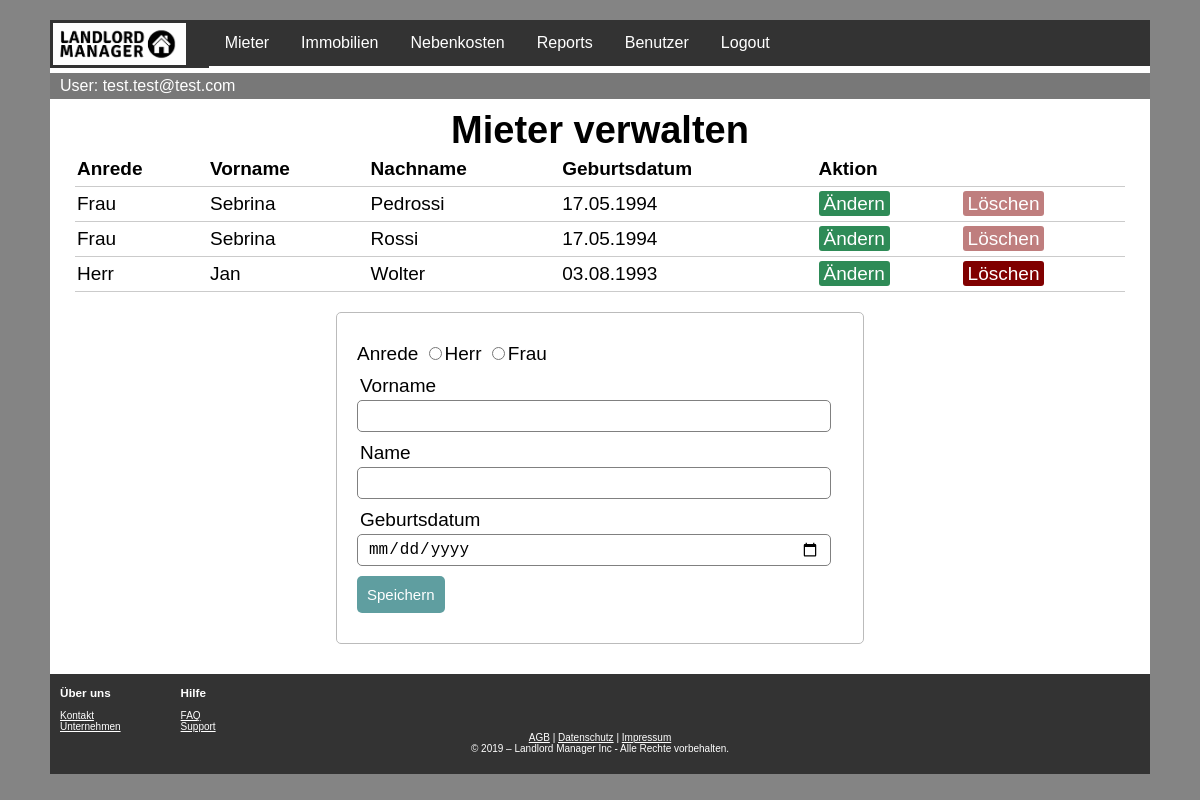
Screenshot of /mieter.php (signed in) with the database file from the repository.
### tables this page shows
CREATE TABLE mieter (
  mieterID int(11) NOT NULL PRIMARY KEY AUTO_INCREMENT,
  anrede varchar(20) NOT NULL,
  vorname varchar(100) NOT NULL,
  name varchar(100) NOT NULL,
  geburtsdatum DATE NOT NULL
);

### mieterDB.php (called while the page is built, shortened)
<?php
$anrede = "";
$vorname = "";
$name = "";
$geburtsdatum = "";
$update = false;
?>

### mieter.php (the view, shortened to what this page needs)
<?php
include 'topbar.inc.php';
?>
<html>
    <head>
        <link href="./CSS/style.css" rel="stylesheet" type="text/css">
        <link href="./CSS/topbar.css" rel="stylesheet" type="text/css">
        <link href="./CSS/footer.css" rel="stylesheet" type="text/css">
    </head>
    <body>
        <div class="pagecontent">
        <?php
        include('mieterDB.php');
            ?>
        <?php
        $abfrage = "SELECT * from mieter ORDER BY name";
        $res = mysqli_query($link, $abfrage) or die("Abfrage hat nicht geklappt");
        ?>
            <h1>Mieter verwalten</h1>
            <table>
                <thead>
                    <tr>
                        <th>Anrede</th>
                        <th>Vorname</th>
                        <th>Nachname</th>
                        <th>Geburtsdatum</th>
                        <th colspan="2">Aktion</th>
                    </tr>
                </thead>
                <?php
                while ($row = mysqli_fetch_array($res)) {
                    $datumalt = strtotime($row['geburtsdatum']);
                    $datum = date("d.m.Y", $datumalt);
                    ?>
                    <tr>
                        <td><?php echo $row['anrede']; ?></td>
                        <td><?php echo $row['vorname']; ?></td>
                        <td><?php echo $row['name']; ?></td>
                        <td><?php echo $datum; ?></td>
                        <td>
                            <a href="mieter.php?edit= <?php echo $row['mieterID']; ?>" class="edit_btn" >Ändern</a>
                        </td>
                        <td>
                            <?php
                            $mieter_id = $row['mieterID'];
                            $abfrage_mietvertraege = "SELECT count(*) AS mietvertraege FROM mietvertrag WHERE FK_mieterID=$mieter_id";
                            $res_mietvertraege = mysqli_query($link, $abfrage_mietvertraege) or die("Abfrage hat nicht geklappt");
                            $has_mietvertraege = (int) current(mysqli_fetch_array($res_mietvertraege)) > 0;
                            ?>
                            <a href="mieterDB.php?del=<?php echo $row['mieterID']; ?>" class="del_btn <?php if ($has_mietvertraege) echo "disabled" ?>" >Löschen</a>
                        </td>
                    </tr>
                <?php } ?>
            </table>
            <form method="post" action="mieterDB.php" >
                <div class="input-radio">
                    <label>Anrede</label>
                    <input type="radio" name="anrede" id="anrede-herr" value="Herr" required <?php echo $anrede == "Herr" ? 'checked' : ""; ?>><label for="anrede-herr">Herr</label>
                    <input type="radio" name="anrede" id="anrede-frau" value="Frau" <?php echo $anrede == "Frau" ? 'checked' : ""; ?>><label for="anrede-frau">Frau</label>
                </div>
                <div class="input-group">
                    <label>Vorname</label>
                    <input type="text" name="vorname" required pattern="[A-Za-zÄäÖöÜüß]+" title="Nur Buchstaben, keine Zahlen!" value="<?php echo $vorname; ?>">
                </div>
                <div class="input-group">
                    <label>Name</label>
                    <input type="text" name="name" required pattern="[A-Za-zÄäÖöÜüß]+" title="Nur Buchstaben, keine Zahlen!" value="<?php echo $name; ?>">
                </div>
                <div class="input-group">
                    <label>Geburtsdatum</label>
                    <input type="date" name="geburtsdatum" required value="<?php echo $geburtsdatum; ?>">
                </div>
                <div class="input-group">
                    <?php if ($update == true): ?>
                        <button class="btn" type="submit" name="update" style="background: #556B2F;" >Ändern</button>
                        <button class="btn" type="submit" name="cancel" formnovalidate style="background: #556B2F;" >Abbrechen</button>
                    <?php else: ?>
                        <button class="btn" type="exit" name="save" >Speichern</button>
                    <?php endif ?>
                </div>
            </form>
        </div>
    </body>
    <?php
    include 'footer.inc.php';
    ?>
</html>

### CSS/style.css (style rules this page uses)
body { font-size: 19px; height: 100%; background-color: #848484; font-family: Arial, Helvetica, sans-serif; max-width: 1100px; margin: auto; margin-bottom: 0; margin-top: 0; }
h1, h2 { margin: 0; text-align: center; }
.pagecontent { min-height: 80%; background-color: white; margin: 0; padding: 10px; }
table { width: 1050px; margin: 0px auto; border-collapse: collapse; text-align: left; }
tr { border-bottom: 1px solid #cbcbcb; }
th, td { border: none; height: 30px; padding: 2px; }
form { width: 45%; margin: 20px auto; text-align: left; padding: 20px; border: 1px solid #bbbbbb; border-radius: 5px; }
.input-radio { margin: 10px 0px 10px 0px; }
.input-group { margin: 10px 0px 10px 0px; }
.input-group label { display: block; text-align: left; margin: 3px; }
.input-group input { height: 20px; width: 93%; padding: 5px 10px; font-size: 16px; border-radius: 5px; border: 1px solid gray; }
.btn { padding: 10px; font-size: 15px; color: white; background: #5F9EA0; border: none; border-radius: 5px; }
.edit_btn { text-decoration: none; padding: 2px 5px; background: #2E8B57; color: white; border-radius: 3px; }
.del_btn { text-decoration: none; padding: 2px 5px; color: white; border-radius: 3px; background: #800000; }
.del_btn.disabled { pointer-events: none; cursor: default; opacity: 0.5; }
.pagecontent { text-align: center; }

### rows the page displays
mieter: anrede "Frau", vorname "Sebrina", name "Pedrossi", geburtsdatum "17.05.1994"
mieter: anrede "Frau", vorname "Sebrina", name "Rossi", geburtsdatum "17.05.1994"
mieter: anrede "Herr", vorname "Jan", name "Wolter", geburtsdatum "03.08.1993"

### other values shown
$_SESSION["name"] "test.test@test.com"
